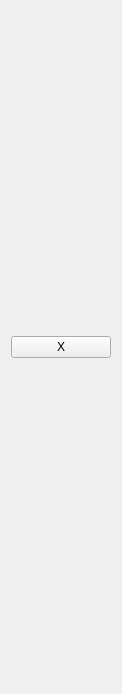
<?xml version="1.0" encoding="UTF-8"?>
<ui version="4.0">
 <class>LoopAndJumpControlView</class>
 <widget class="QWidget" name="LoopAndJumpControlView">
  <property name="geometry">
   <rect>
    <x>0</x>
    <y>0</y>
    <width>122</width>
    <height>694</height>
   </rect>
  </property>
  <property name="minimumSize">
   <size>
    <width>50</width>
    <height>0</height>
   </size>
  </property>
  <property name="windowTitle">
   <string>Form</string>
  </property>
  <layout class="QGridLayout" name="gridLayout">
   <item row="1" column="0" colspan="2">
    <widget class="QPushButton" name="deleteJumpButton">
     <property name="text">
      <string>X</string>
     </property>
    </widget>
   </item>
   <item row="0" column="0">
    <layout class="QVBoxLayout" name="jumpButtonLayout">
     <item>
      <spacer name="verticalSpacer_3">
       <property name="orientation">
        <enum>Qt::Vertical</enum>
       </property>
       <property name="sizeHint" stdset="0">
        <size>
         <width>20</width>
         <height>40</height>
        </size>
       </property>
      </spacer>
     </item>
    </layout>
   </item>
   <item row="0" column="1">
    <layout class="QVBoxLayout" name="loopButtonLayout">
     <item>
      <spacer name="verticalSpacer">
       <property name="orientation">
        <enum>Qt::Vertical</enum>
       </property>
       <property name="sizeHint" stdset="0">
        <size>
         <width>20</width>
         <height>40</height>
        </size>
       </property>
      </spacer>
     </item>
    </layout>
   </item>
   <item row="2" column="0">
    <spacer name="verticalSpacer_2">
     <property name="orientation">
      <enum>Qt::Vertical</enum>
     </property>
     <property name="sizeHint" stdset="0">
      <size>
       <width>20</width>
       <height>40</height>
      </size>
     </property>
    </spacer>
   </item>
  </layout>
 </widget>
 <resources/>
 <connections/>
</ui>
